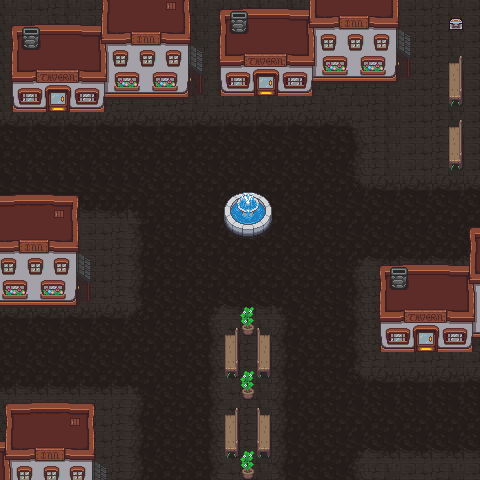

A level layout from a 2D game, rendered from its tile map. Below: a short description, then the map file with tile-grid data replaced by summaries:
An orthogonal 30x30 tile map with 16x16 px tiles, 3 tile layers (Tile Layer 1, Tile Layer 2, Tile Layer 3), 6 tilesets and 27 objects.

<map version="1.5" tiledversion="1.5.0" orientation="orthogonal" renderorder="right-down" width="30" height="30" tilewidth="16" tileheight="16" infinite="0" nextlayerid="5" nextobjectid="31">
 <tileset firstgid="1" source="props/castle_01.tsx" />
 <tileset firstgid="1703" source="../_maps/overworld.tsx" />
 <tileset firstgid="3143" source="props/world_01.tsx" />
 <tileset firstgid="4583" source="props/house_04.tsx" />
 <tileset firstgid="4695" source="props/dungeon_01.tsx" />
 <tileset firstgid="4795" source="props/scenario_08.tsx" />
 <layer id="1" name="Tile Layer 1" width="30" height="30">
  <data>[900 cells, 900 non-empty, 21 distinct tile ids]</data>
 </layer>
 <layer id="2" name="Tile Layer 2" width="30" height="30">
  <data>[900 cells, 58 non-empty, 24 distinct tile ids]</data>
 </layer>
 <layer id="3" name="Tile Layer 3" width="30" height="30">
  <data>[900 cells, 296 non-empty, 98 distinct tile ids]</data>
 </layer>
 <objectgroup id="4" name="Object Layer 1">
  <object id="1" x="11.4545" y="25.2727" width="92.9091" height="86.7273" />
  <object id="2" x="102.333" y="0" width="86.6667" height="97.6667" />
  <object id="3" x="189.667" y="45" width="12.3333" height="48" />
  <object id="4" x="219.333" y="9.66667" width="93" height="86" />
  <object id="5" x="309.667" y="-0.333333" width="87.6667" height="81" />
  <object id="6" x="397.667" y="29" width="12" height="48.6667" />
  <object id="7" x="449.333" y="18" width="13" height="11.3333" />
  <object id="8" x="448" y="61.6667" width="14.3333" height="43.6667" />
  <object id="9" x="449" y="126" width="13.6667" height="43" />
  <object id="10" x="468.667" y="226.333" width="12.6667" height="111.333" />
  <object id="11" x="379.333" y="264.667" width="92" height="87" />
  <object id="12" x="225.667" y="333.667" width="12" height="42.6667" />
  <object id="13" x="224.667" y="414.667" width="13.3333" height="41.6667" />
  <object id="14" x="257.333" y="414" width="12.6667" height="42" />
  <object id="15" x="257.333" y="334.333" width="13.6667" height="41.6667" />
  <object id="16" x="5" y="403.667" width="88.6667" height="75.3333" />
  <object id="18" x="93.3333" y="465" width="16" height="16" />
  <object id="19" x="-0.333333" y="194.667" width="77.3333" height="110" />
  <object id="20" x="77.6667" y="253" width="12.3333" height="48" />
  <object id="21" x="224.25" y="192" width="47.75" height="44.25">
   <ellipse />
  </object>
  <object id="24" x="245.25" y="334.75">
   <polygon points="0,0 6.25,-0.25 8.5,-7.5 5.75,-11.25 8.75,-14.75 5,-17.75 8.5,-20.75 6.75,-22 8.25,-24.75 9,-25.75 7.75,-27 10.75,-30.75 5.25,-26.75 2.75,-27.25 -1.25,-28.75 -1.5,-25 -3.75,-21.5 -4.5,-18.5 -3.5,-14.75 -4,-10.5 -1.75,-4" />
  </object>
  <object id="25" x="245.25" y="399.5">
   <polygon points="0,0 6.25,-0.25 8.5,-7.5 5.75,-11.25 8.75,-14.75 5,-17.75 8.5,-20.75 6.75,-22 8.25,-24.75 9,-25.75 7.75,-27 10.75,-30.75 5.25,-26.75 2.75,-27.25 -1.25,-28.75 -1.5,-25 -3.75,-21.5 -4.5,-18.5 -3.5,-14.75 -4,-10.5 -1.75,-4" />
  </object>
  <object id="26" x="245.25" y="479.25">
   <polygon points="0,0 6.25,-0.25 8.5,-7.5 5.75,-11.25 8.75,-14.75 5,-17.75 8.5,-20.75 6.75,-22 8.25,-24.75 9,-25.75 7.75,-27 10.75,-30.75 5.25,-26.75 2.75,-27.25 -1.25,-28.75 -1.5,-25 -3.75,-21.5 -4.5,-18.5 -3.5,-14.75 -4,-10.5 -1.75,-4" />
  </object>
  <object id="27" x="-5.27273" y="-0.181818" width="5.09091" height="480.182" />
  <object id="28" x="0.0625" y="480.094" width="480" height="6.75" />
  <object id="29" x="480.056" y="-0.0222222" width="4.66667" height="480.145" />
  <object id="30" x="-0.188406" y="-4.20553" width="480.2" height="4.06061" />
 </objectgroup>
</map>
